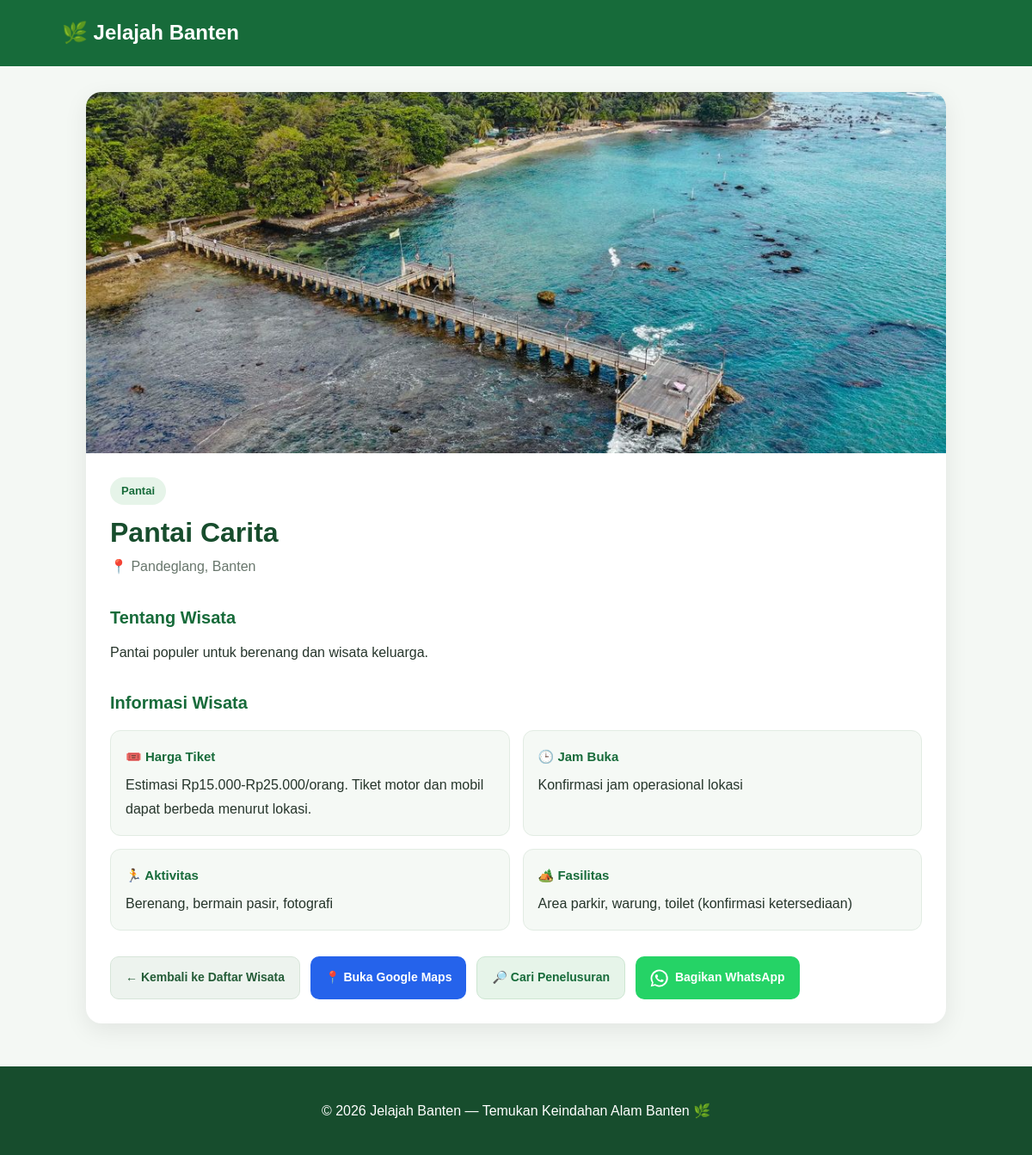
Screenshot of /detail.php?id=2 with the database file from the repository.
### tables this page shows
CREATE TABLE `wisata` (
  `id` int(11) NOT NULL,
  `nama` varchar(150) NOT NULL,
  `lokasi` varchar(200) NOT NULL,
  `kategori` varchar(100) NOT NULL,
  `deskripsi` text NOT NULL,
  `foto` varchar(255) NOT NULL,
  `aktivitas` text DEFAULT NULL,
  `harga_tiket` varchar(100) DEFAULT NULL,
  `jam_buka` varchar(100) DEFAULT NULL,
  `fasilitas` text DEFAULT NULL,
  `created_at` timestamp NOT NULL DEFAULT current_timestamp()
);

### detail.php (the view, shortened to what this page needs)
<?php
require_once __DIR__ . '/config/database.php';
$conn->set_charset("utf8mb4");
function e($teks) {
    return htmlspecialchars((string)($teks ?? ''), ENT_QUOTES, 'UTF-8');
}
function gambarDetail($foto) {
    $namaFile = basename((string)($foto ?? ''));
    $lokal = __DIR__ . '/images/' . $namaFile;
    if ($namaFile !== '' && is_file($lokal)) {
        return 'images/' . rawurlencode($namaFile);
    }
    return '';
}
$id = filter_input(INPUT_GET, 'id', FILTER_VALIDATE_INT);
if (!$id || $id < 1) {
    http_response_code(404);
    $wisata = null;
} else {
    $stmt = $conn->prepare("SELECT * FROM wisata WHERE id = ? LIMIT 1");
    $stmt->bind_param("i", $id);
    $stmt->execute();
    $hasil = $stmt->get_result();
    $wisata = $hasil->fetch_assoc();
}
$nama = $wisata['nama'] ?? '';
$lokasi = $wisata['lokasi'] ?? '';
$kategori = $wisata['kategori'] ?? '';
$deskripsi = $wisata['deskripsi'] ?? '';
$foto = gambarDetail($wisata['foto'] ?? '');
$aktivitas = trim((string)($wisata['aktivitas'] ?? ''));
$harga = trim((string)($wisata['harga_tiket'] ?? ''));
$jam = trim((string)($wisata['jam_buka'] ?? ''));
$fasilitas = trim((string)($wisata['fasilitas'] ?? ''));
$queryGoogle = urlencode($nama . ' ' . $lokasi);
$linkMaps = 'https://www.google.com/maps/search/?api=1&query=' . $queryGoogle;
$linkCari = 'https://www.google.com/search?q=' . $queryGoogle;
$pesanWhatsApp = "Yuk, kunjungi {$nama} yang berlokasi di {$lokasi}!\n\n"
    . "Kategori: {$kategori}\n"
    . "Informasi wisata ini bisa kamu lihat di website Jelajah Banten.\n\n"
    . "Ayo temukan destinasi wisata menarik lainnya di Banten!";
$linkWhatsApp = 'https://wa.me/?text=' . urlencode($pesanWhatsApp);
?>
<!DOCTYPE html>
<html lang="id">
<head>
</head>
<body>
<header>
    <p class="logo">
        <a href="index.php">🌿 Jelajah Banten</a>
    </p>
</header>
<main class="wadah">
    <?php if (!$wisata): ?>
        <section class="tidak-ditemukan">
            <h1>Wisata Tidak Ditemukan</h1>
            <p>Data wisata tidak tersedia atau mungkin sudah dihapus.</p>
            <a href="index.php" class="tombol tombol-kembali">
                ← Kembali ke Daftar Wisata
            </a>
        </section>
    <?php else: ?>
        <article class="kartu">
            <?php if ($foto !== ''): ?>
                <img
                    src="<?= e($foto) ?>"
                    alt="<?= e($nama) ?>"
                    class="foto-wisata"
                >
            <?php else: ?>
                <div class="tanpa-foto">
                    Foto wisata belum tersedia
                </div>
            <?php endif; ?>
            <div class="isi">
                <span class="kategori"><?= e($kategori ?: 'Wisata') ?></span>
                <h1><?= e($nama) ?></h1>
                <div class="lokasi">
                    📍 <?= e($lokasi ?: 'Lokasi belum tersedia') ?>
                </div>
                <h2 class="judul-bagian">Tentang Wisata</h2>
                <div class="deskripsi"><?= e($deskripsi ?: 'Deskripsi wisata belum tersedia.') ?></div>
                <h2 class="judul-bagian">Informasi Wisata</h2>
                <div class="grid-info">
                    <section class="info">
                        <h3>🎟️ Harga Tiket</h3>
                        <p><?= e($harga !== '' ? $harga : 'Informasi harga tiket belum tersedia.') ?></p>
                    </section>
                    <section class="info">
                        <h3>🕒 Jam Buka</h3>
                        <p><?= e($jam !== '' ? $jam : 'Informasi jam buka belum tersedia.') ?></p>
                    </section>
                    <section class="info">
                        <h3>🏃 Aktivitas</h3>
                        <p><?= nl2br(e($aktivitas !== '' ? $aktivitas : 'Informasi aktivitas belum tersedia.')) ?></p>
                    </section>
                    <section class="info">
                        <h3>🏕️ Fasilitas</h3>
                        <p><?= nl2br(e($fasilitas !== '' ? $fasilitas : 'Informasi fasilitas belum tersedia.')) ?></p>
                    </section>
                </div>
                <div class="tombol-aksi">
                    <a href="index.php" class="tombol tombol-kembali">
                        ← Kembali ke Daftar Wisata
                    </a>
                    <a
                        href="<?= e($linkMaps) ?>"
                        target="_blank"
                        rel="noopener noreferrer"
                        class="tombol tombol-maps"
                    >
                        📍 Buka Google Maps
                    </a>
                    <a
                        href="<?= e($linkCari) ?>"
                        target="_blank"
                        rel="noopener noreferrer"
                        class="tombol tombol-cari"
                    >
                        🔎 Cari Penelusuran
                    </a>
                    <a
                        href="<?= e($linkWhatsApp) ?>"
                        target="_blank"
                        rel="noopener noreferrer"
                        class="tombol tombol-whatsapp"
                    >
                        Bagikan WhatsApp
                    </a>
                </div>
            </div>
        </article>
    <?php endif; ?>
</main>
<footer>
    <p>© <?= date('Y') ?> Jelajah Banten — Temukan Keindahan Alam Banten 🌿</p>
</footer>
</body>
</html>

### detail.php (style rules this page uses)
* { box-sizing: border-box; }
body { margin: 0; font-family: Arial, Helvetica, sans-serif; background: #f4f8f4; color: #26352b; line-height: 1.7; }
header { background: #176b3a; color: white; padding: 18px 6%; }
.logo { margin: 0; font-size: 24px; font-weight: bold; }
.logo a { color: white; text-decoration: none; }
.wadah { max-width: 1000px; width: 92%; margin: 30px auto 50px; }
.kartu { background: white; border-radius: 18px; overflow: hidden; box-shadow: 0 8px 28px rgba(0, 0, 0, 0.08); }
.foto-wisata { display: block; width: 100%; height: 420px; object-fit: cover; background: #e1e9e2; }
.isi { padding: 28px; }
.kategori { display: inline-block; padding: 5px 13px; background: #e6f4e9; color: #176b3a; border-radius: 30px; font-size: 13px; font-weight: bold; }
h1 { margin: 12px 0 5px; color: #174d2d; font-size: 32px; line-height: 1.3; }
.lokasi { color: #68766c; margin-top: 5px; }
.judul-bagian { margin: 28px 0 10px; color: #176b3a; font-size: 20px; }
.deskripsi { white-space: pre-line; overflow-wrap: anywhere; }
.grid-info { display: grid; grid-template-columns: repeat(2, minmax(0, 1fr)); gap: 15px; margin-top: 15px; }
.info { padding: 17px; background: #f5f9f5; border: 1px solid #e2ece3; border-radius: 12px; min-width: 0; }
.info h3 { margin: 0 0 7px; font-size: 15px; color: #176b3a; }
.info p { margin: 0; overflow-wrap: anywhere; }
.tombol-aksi { display: flex; flex-wrap: wrap; gap: 12px; margin-top: 30px; }
.tombol { display: inline-flex; align-items: center; justify-content: center; gap: 8px; padding: 12px 17px; min-height: 46px; border-radius: 10px; text-decoration: none; font-weight: bold; font-size: 14px; transition: 0.2s ease; }
.tombol-kembali { background: #edf3ee; color: #245c37; border: 1px solid #d7e5d9; }
.tombol-maps { background: #2563eb; color: white; }
.tombol-cari { background: #e6f4e9; color: #176b3a; border: 1px solid #cde6d2; }
.tombol-whatsapp { background: #25d366; color: white; }
.tombol-whatsapp svg { width: 21px; height: 21px; flex-shrink: 0; }
footer { padding: 22px; background: #174d2d; color: white; text-align: center; }

### rows the page displays
wisata: foto (picture), kategori "Pantai", nama "Pantai Carita", lokasi "Pandeglang, Banten", deskripsi "Pantai populer untuk berenang dan wisata keluarga.", harga_tiket "Estimasi Rp15.000-Rp25.000/orang. Tiket motor dan mobil dapat berbeda menurut lokasi.", jam_buka "Konfirmasi jam operasional lokasi", aktivitas "Berenang, bermain pasir, fotografi", fasilitas "Area parkir, warung, toilet (konfirmasi ketersediaan)"
